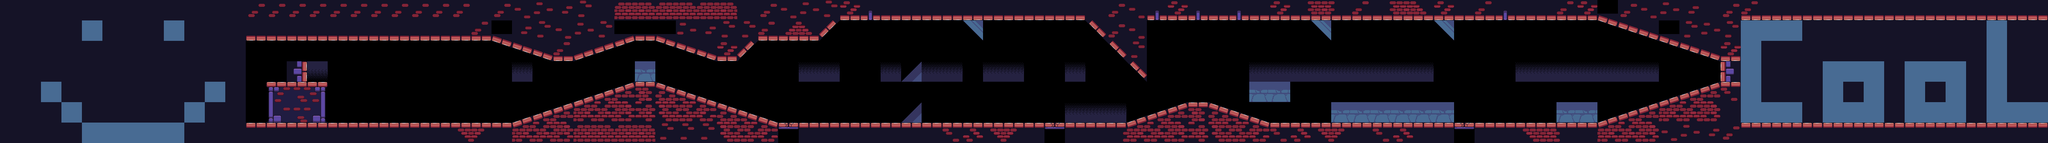

A 2D game scene composited from a Tiled map and its tileset images. What follows is a short description and the map's XML, with every tile layer's data as written:
An orthogonal 100x7 tile map with 48x48 px tiles, 1 tile layer (Слой тайлов 1).

<map version="1.4" tiledversion="1.4.3" orientation="orthogonal" renderorder="right-down" width="100" height="7" tilewidth="48" tileheight="48" infinite="0" nextlayerid="2" nextobjectid="1">
 <tileset firstgid="1" source="Medieval_tiles_free2.tsx" />
 <layer id="1" name="Слой тайлов 1" width="100" height="7">
  <data encoding="csv">
1,1,1,1,1,1,1,1,1,1,1,1,2,2,2,2,2,2,2,2,2,2,2,1,2,3,4,5,6,1,117,118,117,118,117,118,1,2,3,4,6,32,23,22,22,22,22,22,22,22,22,22,22,1,2,3,23,32,23,22,23,22,32,125,126,127,24,125,126,131,32,22,24,23,22,22,24,32,9,2,3,4,5,1,2,24,22,22,22,22,22,22,22,22,22,22,22,22,22,22,
1,1,1,1,137,1,1,1,137,1,1,1,22,22,22,22,22,22,22,22,22,22,22,24,9,5,6,3,4,6,7,8,9,4,5,6,6,24,130,131,37,0,0,0,0,0,0,298,0,0,0,0,0,38,2,3,0,0,0,0,0,0,0,0,298,0,0,0,0,0,298,0,0,0,0,0,0,0,29,30,31,9,6,4,6,137,137,137,1,1,1,1,1,1,1,1,1,137,1,1,
1,1,1,1,1,1,1,1,1,1,1,1,210,0,0,0,0,0,0,0,0,0,0,0,29,30,31,24,25,26,27,28,29,30,31,32,37,0,0,0,0,0,0,0,0,0,0,0,0,0,0,0,0,0,38,6,0,0,0,0,0,0,0,0,0,0,0,0,0,0,0,0,0,0,0,0,0,0,0,0,0,29,30,31,32,137,1,1,1,1,1,1,1,1,1,1,1,137,1,1,
1,1,1,1,1,1,1,1,1,1,1,1,210,0,61,215,0,0,0,0,0,0,0,0,200,214,0,0,0,0,0,284,0,0,0,0,157,159,159,214,214,159,159,214,237,214,214,152,214,214,152,152,214,152,152,38,145,145,145,65,65,214,214,214,214,214,214,214,214,214,145,145,145,145,214,214,214,214,214,214,214,65,65,65,73,137,1,1,1,137,137,137,1,137,137,137,1,137,1,1,
1,1,137,1,1,1,1,1,1,1,137,1,210,161,162,163,0,0,0,0,0,0,0,0,0,0,0,0,85,86,87,88,89,90,91,0,0,0,0,0,0,0,0,0,0,0,0,152,0,0,0,0,0,0,0,0,0,0,0,0,146,284,284,0,0,0,0,0,0,0,0,145,145,0,0,0,0,0,0,0,0,85,86,87,121,137,1,1,1,137,1,137,1,137,1,137,1,137,1,1,
1,1,1,137,1,1,1,1,1,137,1,1,210,201,202,203,0,0,0,0,0,0,0,0,0,85,86,87,105,106,107,108,109,110,111,89,90,91,0,0,0,0,0,0,237,0,0,152,0,0,0,0,214,214,214,85,86,87,88,89,90,91,71,0,0,284,284,284,284,284,284,0,0,0,144,144,284,284,85,86,87,105,106,107,1,137,137,137,1,137,137,137,1,137,137,137,1,137,137,137,
1,1,1,1,137,137,137,137,137,1,1,1,112,112,112,112,112,112,112,112,112,112,123,124,112,105,106,107,117,118,117,118,6,6,6,109,110,111,136,112,112,112,112,112,112,112,121,122,123,124,112,136,112,112,104,105,106,107,108,109,110,111,121,122,123,124,112,121,122,112,112,136,112,112,123,102,103,112,105,106,107,3,4,5,2,112,112,112,112,112,112,112,112,112,112,112,112,112,112,112
</data>
 </layer>
</map>